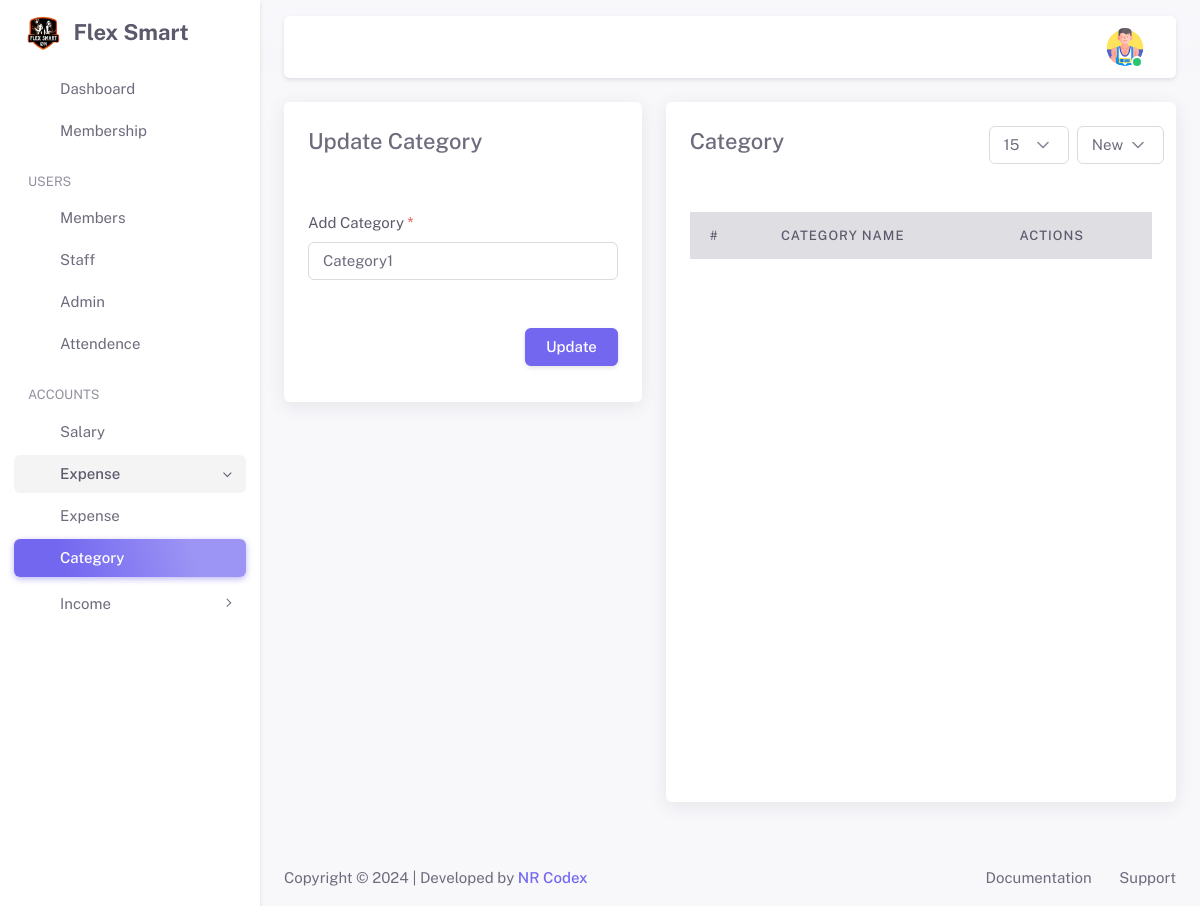
The app's page /admin/category.php?edit_category_id=1 (signed in) with its own data.
### tables this page shows
CREATE TABLE `users_detail` (
  `users_detail_id` int(11) NOT NULL,
  `registration_num` int(11) DEFAULT NULL,
  `full_name` varchar(100) DEFAULT NULL,
  `Phone` varchar(50) DEFAULT NULL,
  `address` varchar(100) DEFAULT NULL,
  `gender` varchar(50) DEFAULT NULL,
  `age` int(11) DEFAULT NULL,
  `city` varchar(50) DEFAULT NULL,
  `country` varchar(50) DEFAULT NULL,
  `image` varchar(255) DEFAULT NULL,
  `membership_id` int(11) DEFAULT NULL,
  `admission_fees` varchar(50) DEFAULT NULL,
  `monthly_fees` varchar(50) DEFAULT NULL,
  `salary` varchar(100) DEFAULT NULL,
  `joining_date` varchar(50) DEFAULT NULL,
  `end_date` varchar(50) DEFAULT NULL,
  `start_timing` varchar(100) DEFAULT NULL,
  `end_timing` varchar(100) DEFAULT NULL,
  `login_time` datetime DEFAULT NULL,
  `logout_time` datetime DEFAULT NULL,
  `created_by` varchar(100) DEFAULT NULL,
  `created_date` varchar(100) DEFAULT NULL,
  `updated_by` varchar(100) DEFAULT NULL,
  `updated_date` varchar(100) DEFAULT NULL
);

CREATE TABLE `expense_category` (
  `exp_category_id` int(11) NOT NULL,
  `exp_category_name` varchar(50) DEFAULT NULL,
  `exp_category_status` varchar(100) DEFAULT NULL,
  `created_by` varchar(100) DEFAULT NULL,
  `created_date` varchar(100) DEFAULT NULL,
  `updated_by` varchar(100) DEFAULT NULL,
  `updated_date` varchar(100) DEFAULT NULL
);

### admin/category.php (the view, shortened to what this page needs)
<?php
include_once('../includes/functions.php');
if (isset($_GET['edit_category_id'])) {
    $edit_category_id = mysqli_real_escape_string($conn, $_GET['edit_category_id']);
    $sql = "SELECT exp_category_id, exp_category_name FROM expense_category WHERE exp_category_id = '$edit_category_id'";
    $result = mysqli_query($conn, $sql);
    if (mysqli_num_rows($result) > 0) {
        $getRow = mysqli_fetch_assoc($result);
        $get_category_id = $getRow['exp_category_id'];
        $get_category_name = $getRow['exp_category_name'];
    }
}
include_once('inc/header.php');
include_once('inc/sidebar.php');
include_once('inc/navbar.php');
?>
<div class="container-xxl flex-grow-1 container-p-y">
    <div class="row">
        <div class="col-md-5 col-sm-12 mb-4">
            <div class="card" style="height: 300px;">
                <h4 class="card-header">
                    <?php
                    if (isset($_GET['edit_category_id'])) {
                        echo 'Update Category';
                    } else {
                        echo 'Add Category';
                    }
                    ?>
                </h4>
                <form action="" method="POST" id="add_category_form">
                    <div class="card-body">
                        <div class="mb-3">
                            <label for="category" class="col-form-label">Add Category
                                <span class="text-danger">*</span>
                            </label>
                            <input class="form-control" type="text" placeholder="Category Name" id="category" name="category" value="<?php if (isset($get_category_name)) {
                                                                                                                                            echo $get_category_name;
                                                                                                                                        } ?>" />
                        </div>
                        <div class="mt-5 text-end">
                            <button type="submit" class="btn btn-primary" id="category_save" name="<?php if (isset($get_category_id)) {
                                                                                                        echo 'update_category';
                                                                                                    } else {
                                                                                                        echo 'category_save';
                                                                                                    } ?>"><?php if (isset($get_category_id)) {
                                                                                                                echo 'Update';
                                                                                                            } else {
                                                                                                                echo 'Save';
                                                                                                            } ?></button>
                        </div>
                    </div>
                </form>
            </div>
        </div>
        <div class="col-md-7 col-sm-12">
            <div class="card overflow-hidden mb-4" style="height: 700px;">
                <div class="row">
                    <div class="col-md-6">
                        <h4 class="card-header">
                            Category
                        </h4>
                    </div>
                    <div class="col-md-6 text-end card-header">
                        <div class="btn-group">
                            <div class="me-2">
                                <select id="category-limit" class="form-select" onchange="load_category_Data()">
                                    <option value="15">15</option>
                                </select>
                            </div>
                            <div class="div">
                                <select id="category-order" class="form-select" onchange="load_category_Data()">
                                    <option value="DESC">New</option>
                                </select>
                            </div>
                        </div>
                    </div>
                </div>
                <div class="card-body" id="categoryList">
                    <div class="table-responsive text-nowrap">
                        <table class="table">
                            <thead class="table-light">
                                <tr>
                                    <th>#</th>
                                    <th>Category Name</th>
                                    <th>Actions</th>
                                </tr>
                            </thead>
                        </table>
                    </div>
                </div>
            </div>
        </div>
    </div>
</div>
<?php
include_once('inc/footer.php');
?>

### admin/inc/navbar.php (shortened to what this page needs)
<?php
include_once('../includes/config.php');
$user_select = "SELECT users_detail.full_name, users_detail.image, role.name as role
FROM users
INNER JOIN users_detail ON users_detail.users_detail_id = users.users_detail_id
LEFT JOIN role ON role.role_id = users.role_id
WHERE users.user_id = '{$_SESSION['UID']}'
";
$result = mysqli_query($conn, $user_select);
while ($row = mysqli_fetch_assoc($result)) {
?>
    <div class="layout-page">
        <nav class="layout-navbar container-xxl navbar navbar-expand-xl navbar-detached align-items-center bg-navbar-theme" id="layout-navbar">
            <div class="navbar-nav-right d-flex align-items-center" id="navbar-collapse">
                <ul class="navbar-nav flex-row align-items-center ms-auto">
                    <li class="nav-item navbar-dropdown dropdown-user dropdown">
                        <a class="nav-link dropdown-toggle hide-arrow" href="javascript:void(0);" data-bs-toggle="dropdown">
                            <div class="avatar avatar-online">
                                <img src="<?php if (empty($row['image'])) {
                                                echo "../media/images/admin-profile.png";
                                            } else {
                                                echo '../media/images/' . $row['image'];
                                            } ?>" alt class="h-auto rounded-circle">
                            </div>
                        </a>
                    </li>
                </ul>
            </div>
        </nav>
    <?php
}
    ?>
    <div class="content-wrapper">

### assets/css/demo.css (style rules this page uses)
.layout-navbar-fixed .layout-wrapper:not(.layout-without-menu) .layout-page { padding-top: 64px !important; }
.layout-navbar-fixed .layout-wrapper:not(.layout-horizontal):not(.layout-without-menu) .layout-page { padding-top: 78px !important; }

### records on screen
users_detail: image (picture)
expense_category: category "Category1"
